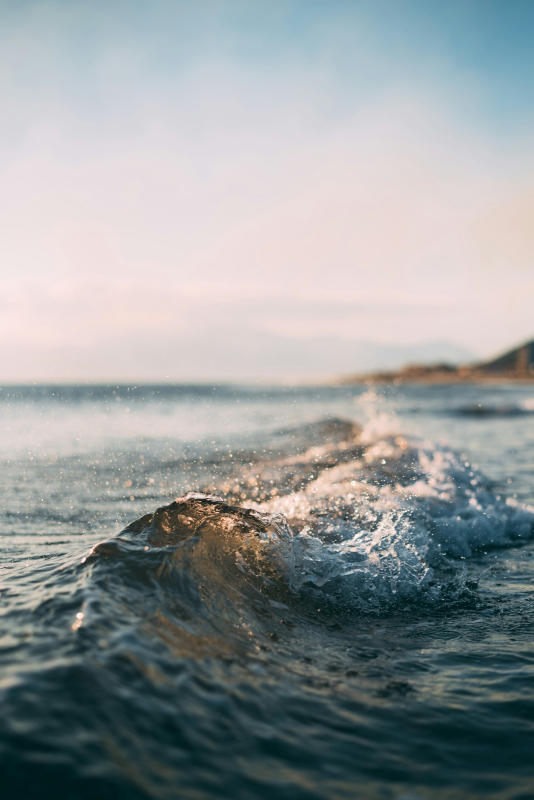
#> input picture assets/img/hero-beach-1600.jpg, 1068 x 1600 px (shown at 1/2 size)
$ python generate_instagram_week1.py
#> lines starting #> are read from the running program, lines starting #| are printed output that depends on the picture
from pathlib import Path

from PIL import Image, ImageDraw, ImageEnhance, ImageFilter, ImageFont


ROOT = Path(__file__).resolve().parents[2]
IMG = ROOT / "assets" / "img"
OUT = ROOT / "assets" / "social" / "week-1"

FONT_PATHS = [
    "/System/Library/Fonts/Supplemental/Arial Bold.ttf",
    "/System/Library/Fonts/Supplemental/Arial.ttf",
    "/Library/Fonts/Arial.ttf",
]


def font(size, bold=True):
    paths = FONT_PATHS if bold else list(reversed(FONT_PATHS))
    for path in paths:
        try:
            return ImageFont.truetype(path, size=size)
        except OSError:
            pass
    return ImageFont.load_default(size=size)


def cover(path, size):
#> called with size = (1080, 1920)
    img = Image.open(path).convert("RGB")
#> img is the input picture: PIL image 1068x1600 RGB; mean R, G, B 147.5, 153.1, 153.9
    ratio = max(size[0] / img.width, size[1] / img.height)
#> ratio = 1.2
    resized = img.resize((int(img.width * ratio), int(img.height * ratio)), Image.LANCZOS)
    x = (resized.width - size[0]) // 2
#> x = 100
    y = (resized.height - size[1]) // 2
#> y = 0
    return resized.crop((x, y, x + size[0], y + size[1]))


def overlay(img):
    layer = Image.new("RGBA", img.size, (0, 0, 0, 0))
#> layer: PIL image 1080x1920 RGBA; every value is 0
    draw = ImageDraw.Draw(layer)
    w, h = img.size
#> w = 1080; h = 1920
    for y in range(h):
        alpha = int(190 * (y / h))
        draw.line([(0, y), (w, y)], fill=(0, 0, 0, alpha))
    return Image.alpha_composite(img.convert("RGBA"), layer)
#> returned value: PIL image 1080x1920 RGBA


def wrap(draw, text, text_font, max_width):
    words = text.split()
    lines = []
    current = ""
    for word in words:
        test = f"{current} {word}".strip()
        if draw.textbbox((0, 0), test, font=text_font)[2] <= max_width:
            current = test
        else:
            if current:
                lines.append(current)
            current = word
    if current:
        lines.append(current)
    return lines


def draw_text_block(draw, xy, title, subtitle=None, max_width=860, title_size=82):
#> called with xy = (70, 1340), title = 'Así suena una boda en Costa Brava', max_width = 860, title_size = 86
    x, y = xy
    title_font = font(title_size)
    sub_font = font(34, bold=False)
    for line in wrap(draw, title, title_font, max_width):
        draw.text((x, y), line, fill="white", font=title_font)
        y += title_size + 10
    if subtitle:
        y += 24
        for line in wrap(draw, subtitle, sub_font, max_width):
            draw.text((x, y), line, fill=(235, 238, 242), font=sub_font)
            y += 46


def add_brand(draw, size):
    draw.text((70, 70), "COSTA BRAVA", fill="white", font=font(30))
    draw.text((70, 108), "MUSIC EVENTS", fill=(245, 210, 145), font=font(30))
    draw.line((70, 155, 270, 155), fill=(245, 210, 145), width=4)


def save_reel_cover(filename, image, title, subtitle):
    size = (1080, 1920)
    canvas = overlay(cover(IMG / image, size))
    draw = ImageDraw.Draw(canvas)
    add_brand(draw, size)
    draw_text_block(draw, (70, 1340), title, subtitle, title_size=86)
    canvas.convert("RGB").save(OUT / filename, quality=95)
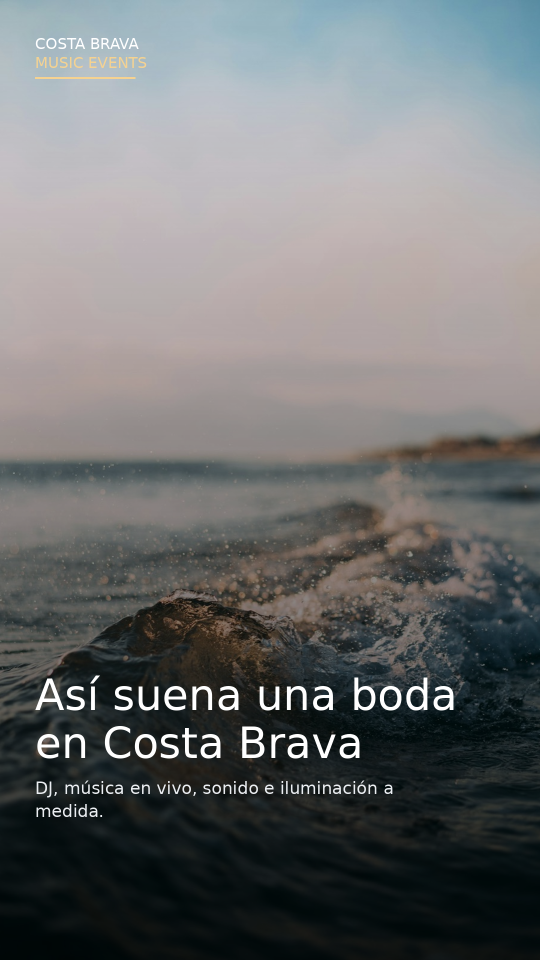
#> saved as reel-01-boda-costa-brava-cover.png: PIL image 1080x1920 RGB (shown at 1/2 size); mean R, G, B 109.7, 111.7, 112.5


def save_story(filename, title, subtitle, image="hero-beach-1600.jpg"):
    size = (1080, 1920)
    canvas = overlay(cover(IMG / image, size).filter(ImageFilter.GaussianBlur(1.2)))
#> call 2 of cover, with size = (1080, 1920)
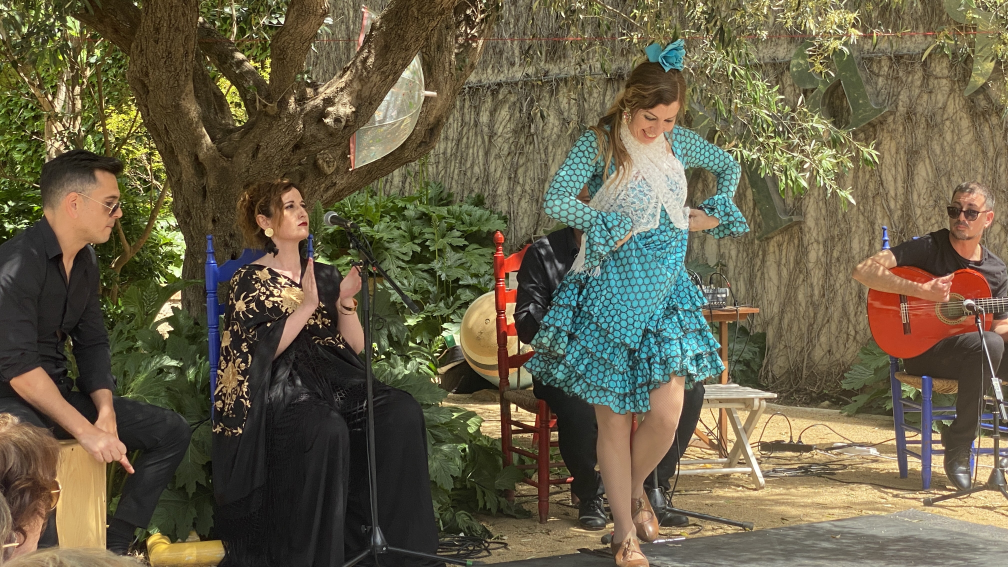
#> input picture assets/img/flamenco.jpg, 4032 x 2268 px (shown at 1/4 size)
#> in cover, img is the input picture: PIL image 4032x2268 RGB; mean R, G, B 103.8, 95.9, 72.5
#> in overlay (call 2), `return Image.alpha_composite(img.convert("RGBA"), layer)`:
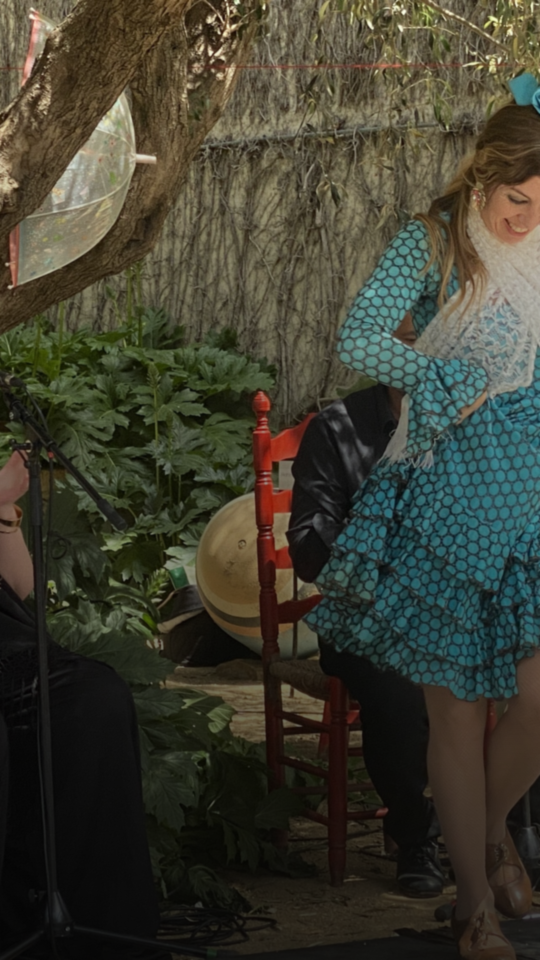
#> returned value: PIL image 1080x1920 RGBA (shown at 1/2 size); mean R, G, B, A 62.3, 61.5, 48.1, 255
    draw = ImageDraw.Draw(canvas)
    add_brand(draw, size)
    draw.rounded_rectangle((80, 1320, 1000, 1680), radius=36, fill=(255, 255, 255, 235))
    draw.text((130, 1370), title, fill=(18, 24, 38), font=font(66))
    for i, line in enumerate(wrap(draw, subtitle, font(38, bold=False), 780)):
        draw.text((130, 1480 + i * 52), line, fill=(45, 55, 72), font=font(38, bold=False))
#> this loop made 2 passes
#> line on passes 1 to 2: '¿Qué prefieres: DJ, música en vivo o', 'combinar ambos?'
    canvas.convert("RGB").save(OUT / filename, quality=95)
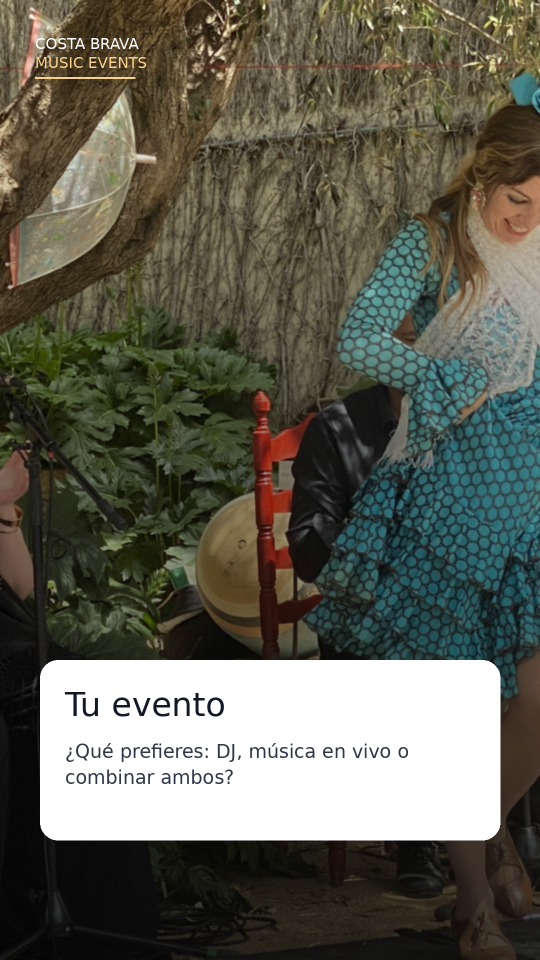
#> saved as story-02-encuesta-dj-musica-vivo.png: PIL image 1080x1920 RGB (shown at 1/2 size); mean R, G, B 97.1, 96.7, 84.5


def save_post(filename, image, title, subtitle):
    size = (1080, 1350)
    canvas = overlay(cover(IMG / image, size))
    draw = ImageDraw.Draw(canvas)
    add_brand(draw, size)
    draw_text_block(draw, (70, 900), title, subtitle, title_size=76)
    canvas.convert("RGB").save(OUT / filename, quality=95)


def save_carousel():
    size = (1080, 1350)
    slides = [
        ("La música de una boda no empieza en la fiesta", "Guía rápida para ordenar cada momento"),
        ("Ceremonia", "Emoción sin invadir. La música acompaña, no tapa."),
        ("Cóctel", "Ambiente elegante para conversar y abrir el evento."),
        ("Cena", "Ritmo suave, energía estable y volumen cuidado."),
        ("Fiesta", "Lectura de pista, mezcla real y cambios a tiempo."),
        ("Final", "El ultimo tema tambien forma parte del recuerdo."),
        ("Te ayudamos a diseñarlo", "Dinos fecha, espacio y estilo de boda."),
    ]
    photos = [
        "hero-beach-1600.jpg",
        "inma-ortiz.jpeg",
        "flamenco.jpg",
        "abstract-venue-card-1200.jpg",
        "albert_bit_dj.JPG",
        "onedaydj.jpg",
        "logo-white-text-black-bg.png",
    ]
    for index, (title, subtitle) in enumerate(slides, start=1):
        bg = cover(IMG / photos[index - 1], size)
#> call 3 of cover, with size = (1080, 1350)
#> in cover (call 3), `return resized.crop((x, y, x + size[0], y + size[1]))`:
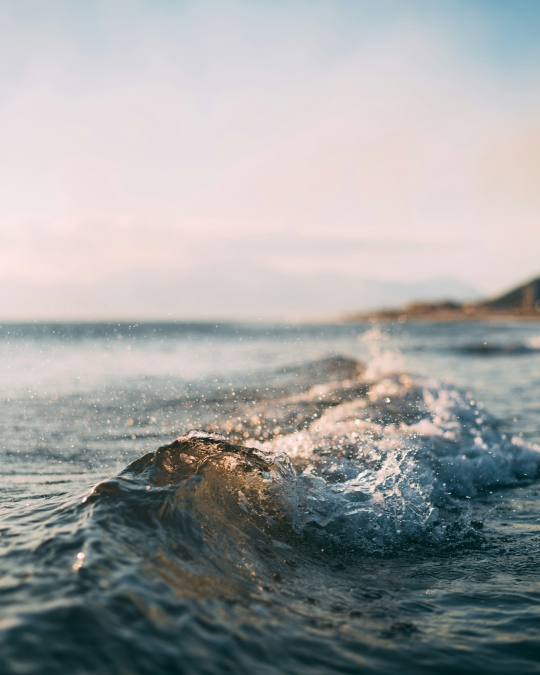
#> returned value: PIL image 1080x1350 RGB (shown at 1/2 size); mean R, G, B 159.2, 160.8, 160.3
        bg = ImageEnhance.Color(bg).enhance(0.85)
        canvas = overlay(bg)
#> in overlay (call 3), `layer = Image.new("RGBA", img.size, (0, 0, 0, 0))`: layer: PIL image 1080x1350 RGBA; every value is 0
#> in overlay (call 3), `return Image.alpha_composite(img.convert("RGBA"), layer)`:
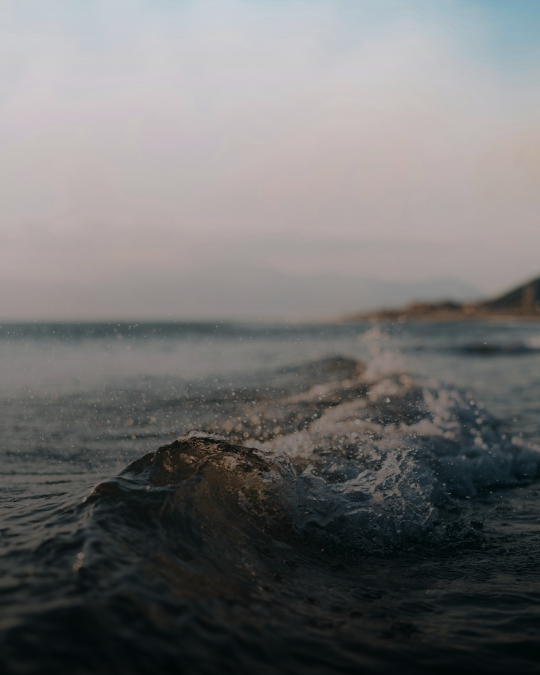
#> returned value: PIL image 1080x1350 RGBA (shown at 1/2 size); mean R, G, B, A 113.2, 112.6, 112.5, 255
        draw = ImageDraw.Draw(canvas)
        add_brand(draw, size)
        draw_text_block(draw, (70, 820), title, subtitle, title_size=66)
#> the loop in font (call 2), `for path in paths:` made 1 pass
#> the loop in font (call 2), `for path in paths:` made 1 pass
#> the loop in draw_text_block (call 2), `for line in wrap(draw, title, title_font, max_width):` made 2 passes
#> (line, y) on passes 1 to 2: ('La música de una boda', 896), ('no empieza en la fiesta', 972)
#> the loop in draw_text_block (call 2), `for line in wrap(draw, subtitle, sub_font, max_width):` made 1 pass
#> (line, y) on pass 1: ('Guía rápida para ordenar cada momento', 1042)
        draw.text((880, 1225), f"{index}/7", fill=(245, 210, 145), font=font(34))
#> the loop in font, `for path in paths:` made 1 pass
        canvas.convert("RGB").save(OUT / f"carousel-03-musica-momentos-{index:02d}.png", quality=95)
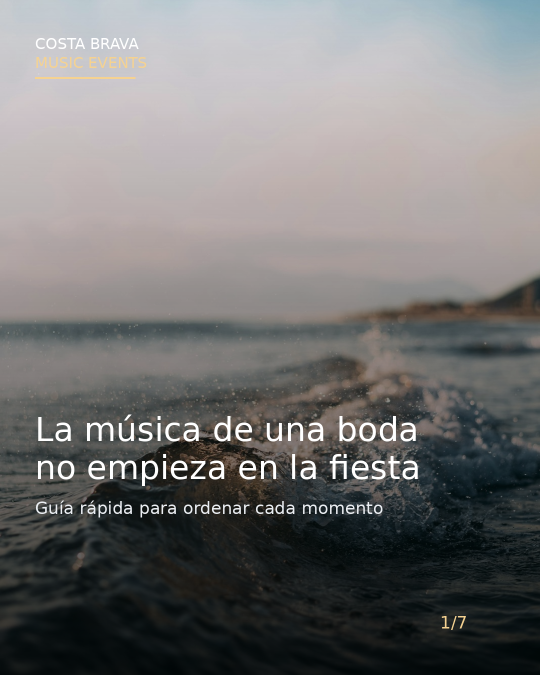
#> saved as carousel-03-musica-momentos-01.png: PIL image 1080x1350 RGB (shown at 1/2 size); mean R, G, B 116.4, 115.8, 115.7
#> canvas: PIL image 1080x1350 RGBA
#> pass 2 of the loop in save_carousel, `for index, (title, subtitle) in enumerate(slides, start=1):`:
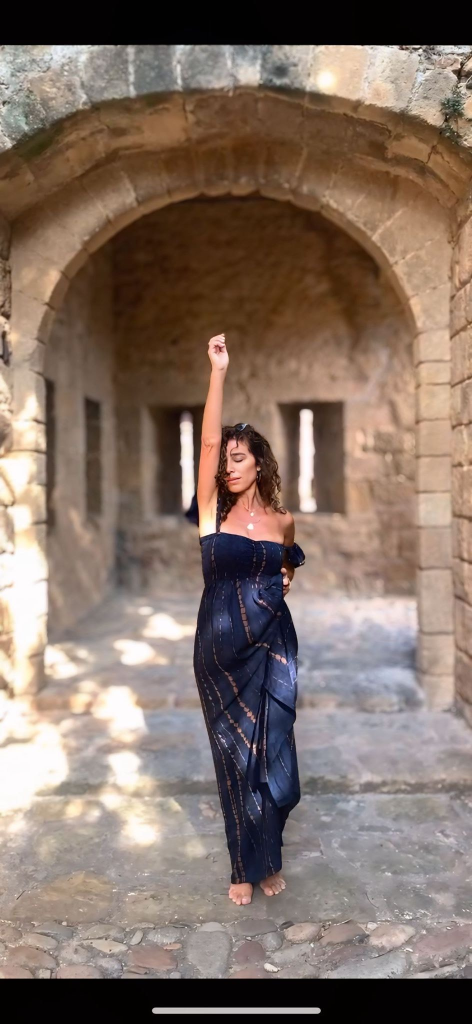
#> input picture assets/img/inma-ortiz.jpeg, 944 x 2048 px (shown at 1/2 size)
#> in cover, img is the input picture: PIL image 944x2048 RGB; mean R, G, B 131.5, 113.3, 102.6
#> resized: PIL image 1080x2343 RGB
#> in overlay (call 4), `return Image.alpha_composite(img.convert("RGBA"), layer)`:
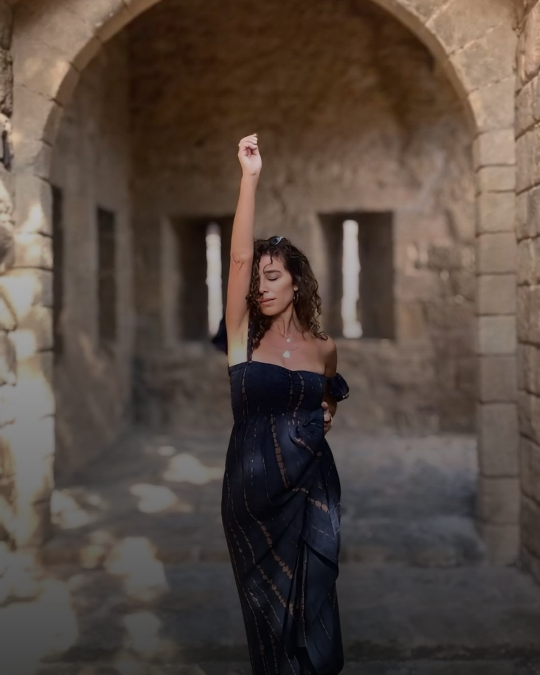
#> returned value: PIL image 1080x1350 RGBA (shown at 1/2 size); mean R, G, B, A 85.1, 72.1, 64.1, 255
#> in save_carousel, `canvas.convert("RGB").save(OUT / f"carousel-03-musica-momentos-{index:..`:
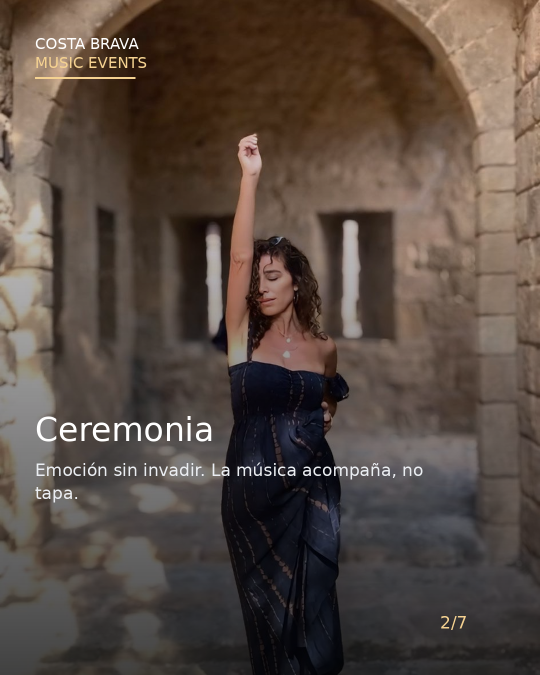
#> saved as carousel-03-musica-momentos-02.png: PIL image 1080x1350 RGB (shown at 1/2 size); mean R, G, B 86.8, 73.8, 65.7


def main():
    OUT.mkdir(parents=True, exist_ok=True)
    save_reel_cover(
        "reel-01-boda-costa-brava-cover.png",
        "hero-beach-1600.jpg",
        "Así suena una boda en Costa Brava",
        "DJ, música en vivo, sonido e iluminación a medida.",
    )
    save_story(
        "story-02-encuesta-dj-musica-vivo.png",
        "Tu evento",
        "¿Qué prefieres: DJ, música en vivo o combinar ambos?",
        "flamenco.jpg",
    )
    save_carousel()
    save_reel_cover(
        "reel-04-montaje-cover.png",
        "albert_bit_dj.JPG",
        "Lo que el invitado no ve",
        "Sonido probado, luces ajustadas y cabina lista.",
    )
    save_story(
        "story-05-preguntas-bodas.png",
        "Bodas",
        "Déjanos tu pregunta sobre música, sonido o iluminación.",
        "abstract-venue-card-1200.jpg",
    )
    save_post(
        "post-06-albert-bit.png",
        "albert_bit_dj.JPG",
        "Artista destacado",
        "Alb3rt Bit - DJ profesional para bodas y eventos privados.",
    )
    save_story(
        "story-07-repost-testimonio.png",
        "Momentos reales",
        "Esta semana compartimos eventos, pistas y propuestas en vivo.",
        "onedaydj.jpg",
    )


if __name__ == "__main__":
#> (the run stopped early here; a loop or call above may not have finished)
